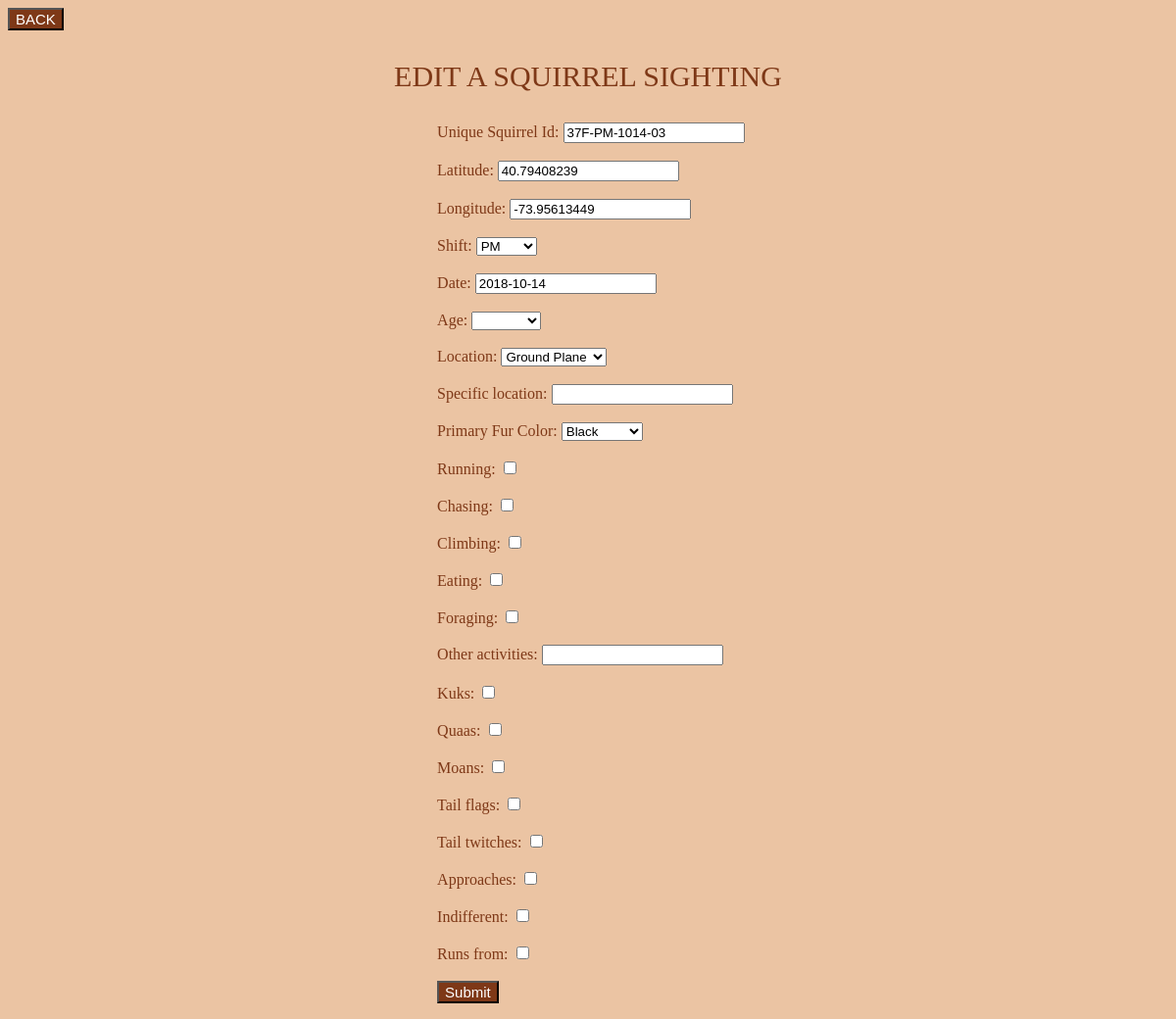
The page /squirrel_sightings/view/37F-PM-1014-03/edit/ on the database as committed earlier.
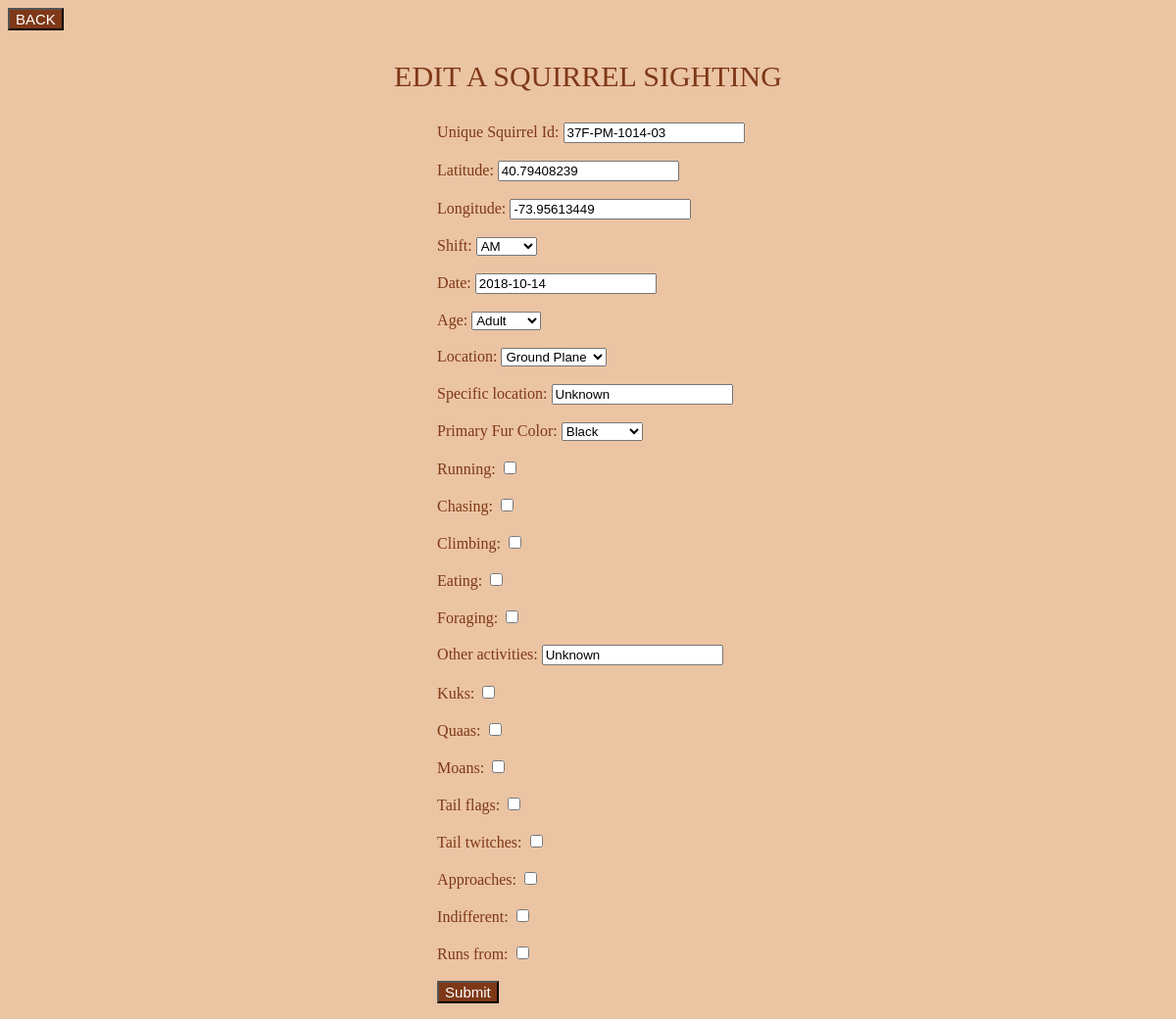
The same page on the database as committed later.
### Squirrel_Sightings/models.py (models this page shows, shortened)
class Squirrels(models.Model):
    AM = 'AM'
    PM = 'PM'
    ADULT = 'Adult'
    JUVENILE = 'Juvenile'
    BLANK = ''
    UNKNOWN = '?'
    BLACK = 'Black'
    CINNAMON = 'Cinnamon'
    GRAY = 'Gray'
    GROUND_PLANE = 'Ground Plane'
    ABOVE_GROUND = 'Above Ground'
    OTHER = 'Other'
    SHIFT_CHOICES = (
            (AM, 'AM'),
            (PM, 'PM'),
        )
    AGE_CHOICES = (
            (ADULT, 'Adult'),
            (JUVENILE, 'Juvenile'),
            (BLANK, ''),
            (UNKNOWN, '?'),
        )
    COLOR_CHOICES = (
            (BLACK, 'Black'),
            (CINNAMON, 'Cinnamon'),
            (GRAY, 'Gray'),
        )
    LOC_CHOICES = (
            (GROUND_PLANE, 'Ground Plane'),
            (ABOVE_GROUND, 'Above Ground'),
            (OTHER, 'Other'),
        )
    Unique_Squirrel_Id = models.CharField(
            max_length=30,
            help_text=_("Unique Squirrel ID"),
            primary_key=True,
    )
    Latitude = models.FloatField(help_text=_("Latitude"),)
    Longitude = models.FloatField(help_text=_("Longitude"),)
    Shift = models.CharField(
            max_length=2,
            choices=SHIFT_CHOICES,
            help_text=_("Shift"),
    )
    Date = models.DateField(
            help_text=_("Date"),
    )
    Age = models.CharField(
            max_length=50,
            default=BLANK,
            choices=AGE_CHOICES,
            help_text=_("Age"),
    )
    Location = models.CharField(
            max_length=100,
            choices=LOC_CHOICES,
            default=OTHER,
            help_text=_("Location"),
    )
    Specific_Location = models.CharField(
            max_length=30,
            default="",
            help_text=_("Specific Location"),
    )
    Primary_Fur_Color = models.CharField(
            max_length=20,
            default=BLACK,
            choices=COLOR_CHOICES,
            help_text=_("Primary Fur Color"),
    )
    Running = models.BooleanField(
            default=False,
            help_text=_('Running'),
    )
    Chasing = models.BooleanField(
            default=False,
            help_text=_('Chasing'),
    )
    Climbing = models.BooleanField(
            default=False,
            help_text=_('Climbing'),
    )
    Eating = models.BooleanField(
            default=False,
            help_text=_('Eating'),
    )
    Foraging = models.BooleanField(
            default=False,
            help_text=_('Foraging'),
    )
    Other_Activities = models.CharField(
            max_length=100,
            default=None,
            help_text=_('Other activities'),
    )
    Kuks = models.BooleanField(
            default=False,
            help_text=_('Kuks'),
    )
    Quaas = models.BooleanField(
            default=False,
            help_text=_('Quaas'),
    )
    Moans = models.BooleanField(
            default=False,
            help_text=_('Moans'),
    )
    Tail_flags = models.BooleanField(
            default=False,
            help_text=_('Tail Flags'),
    )
    Tail_twitches = models.BooleanField(
            default=False,
            help_text=_('Tail Twitches'),
    )
    Approaches = models.BooleanField(
            default=False,
            help_text=_('Approaches'),
    )
    Indifferent = models.BooleanField(
            default=False,
            help_text=_('Indifferent'),
    )
    Runs_from = models.BooleanField(
            default=False,
            help_text=_('Runs from'),
    )

### Squirrel_Sightings/views.py (the view)
# urls.py: path('view/<str:Unique_Squirrel_Id>/edit/',views.edit_squirrel),
def edit_squirrel(request, Unique_Squirrel_Id):
    squirrel = Squirrels.objects.get(Unique_Squirrel_Id=Unique_Squirrel_Id)
    if request.method == 'POST':
        form = SquirrelForm(request.POST, instance = squirrel)
        if form.is_valid():
            form.save()
            return redirect(f'/squirrel_sightings/view/')
    else:
        form = SquirrelForm(instance=squirrel)
    context = {
            'form':form,
        }
    return render(request, 'Squirrel_Sightings/edit.html', context)

### Squirrel_Sightings/forms.py
class SquirrelForm(ModelForm):
    Specific_Location = forms.CharField(required=False)
    Other_Activities = forms.CharField(required=False)
    class Meta:
        model = Squirrels
        fields = '__all__'

### Squirrel_Sightings/templates/Squirrel_Sightings/edit.html (shortened to what this page needs)
<!doctype>
<html>
    <body style="background-color:#EBC4A3;">
    <form action='view/' method="GET">
        <button type='button' onclick="history.back()"  style="background-color:#7E3817; color:#ffffff; font-size:15px;">BACK</button>
    </form>
    <p align="center" style="color:#7E3817; font-size:30px;">EDIT A SQUIRREL SIGHTING</p>
    <div style="margin-left:37%;">
    <form method="post" style="color:#7E3817;">
      {{ form.Unique_Squirrel_Id.label}}:     {{ form.Unique_Squirrel_Id }}<br><br>
	{{ form.Latitude.label}}:      		{{ form.Latitude }}<br><br>
	{{ form.Longitude.label}}:      	{{ form.Longitude }}<br><br>
	{{ form.Shift.label}}:      		{{ form.Shift }}<br><br>
	{{ form.Date.label}}:      		{{ form.Date }}<br><br>
	{{ form.Age.label}}:      		{{ form.Age }}<br><br>
	{{ form.Location.label}}:      		{{ form.Location }}<br><br>
	{{ form.Specific_Location.label}}:      {{ form.Specific_Location }}<br><br>
	{{ form.Primary_Fur_Color.label}}:      {{ form.Primary_Fur_Color }}<br><br>
	{{ form.Running.label}}:      		{{ form.Running }}<br><br>
	{{ form.Chasing.label}}:      		{{ form.Chasing }}<br><br>
	{{ form.Climbing.label}}:      		{{ form.Climbing }}<br><br>
	{{ form.Eating.label}}:      		{{ form.Eating }}<br><br>
	{{ form.Foraging.label}}:     	 	{{ form.Foraging }}<br><br>
	{{ form.Other_Activities.label}}:      	{{ form.Other_Activities }}<br><br>
	{{ form.Kuks.label}}:      		{{ form.Kuks }}<br><br>
	{{ form.Quaas.label}}:      		{{ form.Quaas }}<br><br>
	{{ form.Moans.label}}:      		{{ form.Moans }}<br><br>
	{{ form.Tail_flags.label}}:      	{{ form.Tail_flags }}<br><br>
	{{ form.Tail_twitches.label}}:      	{{ form.Tail_twitches }}<br><br>
	{{ form.Approaches.label}}:      	{{ form.Approaches }}<br><br>
	{{ form.Indifferent.label}}:      	{{ form.Indifferent }}<br><br>
	{{ form.Runs_from.label}}:      	{{ form.Runs_from }}<br><br>
      <input type="submit" name="Submit" style="background-color:#7E3817; color:#ffffff; font-size:15px;">
    </form>
    </div>
  </body>
</html>

Rows that differ between the two databases and show on the page:
changed Squirrels "37F-PM-1014-03": Shift "PM" → "AM"; Age (not shown) → "Adult"; Specific_Location (not shown) → "Unknown"; Other_Activities (not shown) → "Unknown"
